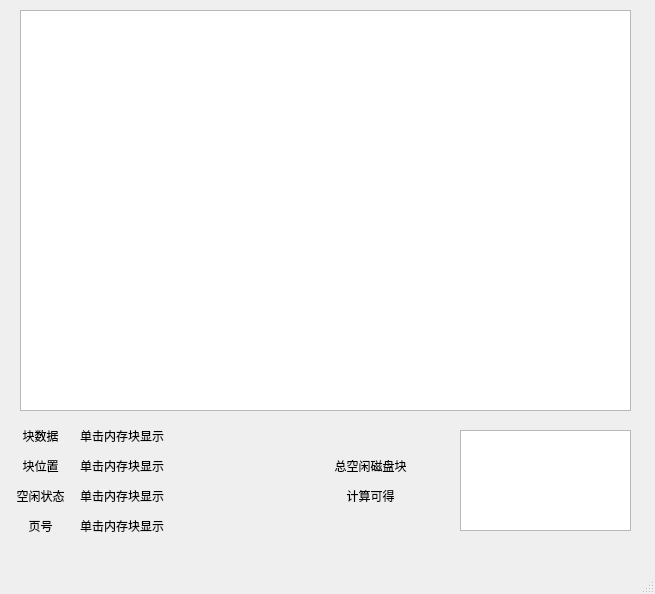
<?xml version="1.0" encoding="UTF-8"?>
<ui version="4.0">
 <class>DiskMonitor</class>
 <widget class="QMainWindow" name="DiskMonitor">
  <property name="geometry">
   <rect>
    <x>0</x>
    <y>0</y>
    <width>655</width>
    <height>594</height>
   </rect>
  </property>
  <property name="sizePolicy">
   <sizepolicy hsizetype="Preferred" vsizetype="Preferred">
    <horstretch>0</horstretch>
    <verstretch>0</verstretch>
   </sizepolicy>
  </property>
  <property name="windowTitle">
   <string>MainWindow</string>
  </property>
  <widget class="QWidget" name="centralwidget">
   <widget class="QTableView" name="tv_disk">
    <property name="geometry">
     <rect>
      <x>20</x>
      <y>10</y>
      <width>611</width>
      <height>401</height>
     </rect>
    </property>
   </widget>
   <widget class="QLabel" name="label">
    <property name="geometry">
     <rect>
      <x>10</x>
      <y>420</y>
      <width>61</width>
      <height>31</height>
     </rect>
    </property>
    <property name="text">
     <string>块数据</string>
    </property>
    <property name="alignment">
     <set>Qt::AlignCenter</set>
    </property>
   </widget>
   <widget class="QLabel" name="text_block_data">
    <property name="geometry">
     <rect>
      <x>80</x>
      <y>420</y>
      <width>131</width>
      <height>31</height>
     </rect>
    </property>
    <property name="text">
     <string>单击内存块显示</string>
    </property>
    <property name="alignment">
     <set>Qt::AlignLeading|Qt::AlignLeft|Qt::AlignVCenter</set>
    </property>
   </widget>
   <widget class="QLabel" name="label_3">
    <property name="geometry">
     <rect>
      <x>10</x>
      <y>450</y>
      <width>61</width>
      <height>31</height>
     </rect>
    </property>
    <property name="text">
     <string>块位置</string>
    </property>
    <property name="alignment">
     <set>Qt::AlignCenter</set>
    </property>
   </widget>
   <widget class="QLabel" name="text_block_pos">
    <property name="geometry">
     <rect>
      <x>80</x>
      <y>450</y>
      <width>181</width>
      <height>31</height>
     </rect>
    </property>
    <property name="text">
     <string>单击内存块显示</string>
    </property>
    <property name="alignment">
     <set>Qt::AlignLeading|Qt::AlignLeft|Qt::AlignVCenter</set>
    </property>
   </widget>
   <widget class="QLabel" name="text_block_status">
    <property name="geometry">
     <rect>
      <x>80</x>
      <y>480</y>
      <width>141</width>
      <height>31</height>
     </rect>
    </property>
    <property name="text">
     <string>单击内存块显示</string>
    </property>
    <property name="alignment">
     <set>Qt::AlignLeading|Qt::AlignLeft|Qt::AlignVCenter</set>
    </property>
   </widget>
   <widget class="QLabel" name="label_6">
    <property name="geometry">
     <rect>
      <x>10</x>
      <y>480</y>
      <width>61</width>
      <height>31</height>
     </rect>
    </property>
    <property name="text">
     <string>空闲状态</string>
    </property>
    <property name="alignment">
     <set>Qt::AlignCenter</set>
    </property>
   </widget>
   <widget class="QLabel" name="label_7">
    <property name="geometry">
     <rect>
      <x>10</x>
      <y>510</y>
      <width>61</width>
      <height>31</height>
     </rect>
    </property>
    <property name="text">
     <string>页号</string>
    </property>
    <property name="alignment">
     <set>Qt::AlignCenter</set>
    </property>
   </widget>
   <widget class="QLabel" name="text_page">
    <property name="geometry">
     <rect>
      <x>80</x>
      <y>510</y>
      <width>221</width>
      <height>31</height>
     </rect>
    </property>
    <property name="text">
     <string>单击内存块显示</string>
    </property>
    <property name="alignment">
     <set>Qt::AlignLeading|Qt::AlignLeft|Qt::AlignVCenter</set>
    </property>
   </widget>
   <widget class="QLabel" name="label_8">
    <property name="geometry">
     <rect>
      <x>310</x>
      <y>450</y>
      <width>121</width>
      <height>31</height>
     </rect>
    </property>
    <property name="text">
     <string>总空闲磁盘块</string>
    </property>
    <property name="alignment">
     <set>Qt::AlignCenter</set>
    </property>
   </widget>
   <widget class="QLabel" name="text_total_free_block">
    <property name="geometry">
     <rect>
      <x>310</x>
      <y>480</y>
      <width>121</width>
      <height>31</height>
     </rect>
    </property>
    <property name="text">
     <string>计算可得</string>
    </property>
    <property name="alignment">
     <set>Qt::AlignCenter</set>
    </property>
   </widget>
   <widget class="QListView" name="tv_notFree">
    <property name="geometry">
     <rect>
      <x>460</x>
      <y>430</y>
      <width>171</width>
      <height>101</height>
     </rect>
    </property>
   </widget>
  </widget>
  <widget class="QMenuBar" name="menubar">
   <property name="geometry">
    <rect>
     <x>0</x>
     <y>0</y>
     <width>655</width>
     <height>26</height>
    </rect>
   </property>
  </widget>
  <widget class="QStatusBar" name="statusbar"/>
 </widget>
 <resources/>
 <connections/>
</ui>
